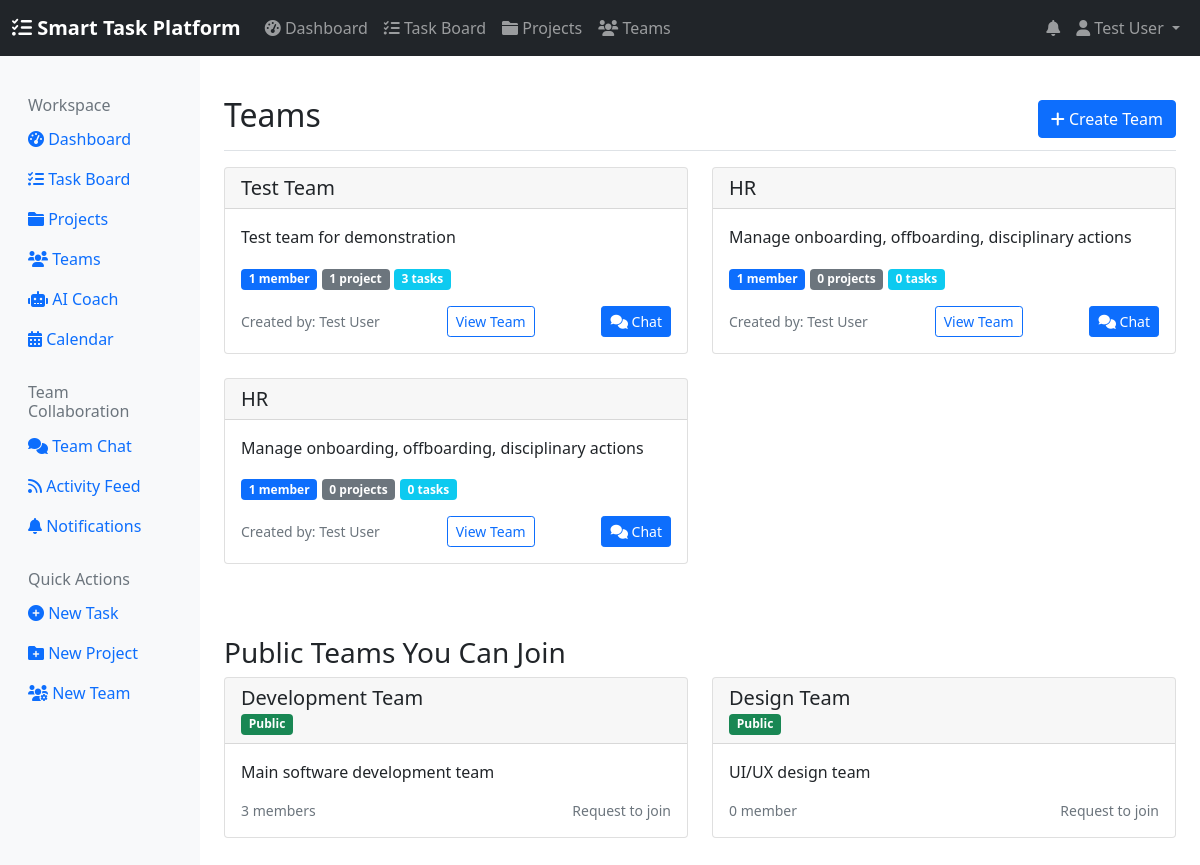
The page /users/teams/ (signed in) on the database its author committed.
### users/models.py (models this page shows, shortened)
class CustomUser(AbstractUser):
    bio = models.TextField(max_length=500, blank=True)
    phone_number = models.CharField(max_length=15, blank=True)
    job_title = models.CharField(max_length=100, blank=True)
    department = models.CharField(max_length=100, blank=True)
    timezone = TimeZoneField(default='UTC')
    country = CountryField(blank=True)
    avatar = models.ImageField(upload_to='avatars/', blank=True, null=True)
    email_notifications = models.BooleanField(default=True)
    desktop_notifications = models.BooleanField(default=True)
    daily_digest = models.BooleanField(default=True)
    workday_start = models.TimeField(default='09:00')
    workday_end = models.TimeField(default='17:00')
    working_days = models.CharField(
        max_length=13,
        default='monday,tuesday,wednesday,thursday,friday',
        help_text="Comma-separated list of working days"
    )
    ai_task_suggestions = models.BooleanField(default=True)
    ai_time_optimization = models.BooleanField(default=True)

class Team(models.Model):
    name = models.CharField(max_length=100)
    description = models.TextField(blank=True)
    created_by = models.ForeignKey(CustomUser, on_delete=models.CASCADE, related_name='created_teams')
    created_at = models.DateTimeField(auto_now_add=True)
    updated_at = models.DateTimeField(auto_now=True)
    is_public = models.BooleanField(default=False)
    allow_self_join = models.BooleanField(default=False)
    members = models.ManyToManyField(CustomUser, through='TeamMembership', related_name='teams')
    def get_member_count(self):
        return self.members.count()
    @property
    def project_count(self):
        return self.project_set.count()  # OR: return Project.objects.filter(team=self).count()
    @property
    def task_count(self):
        return Task.objects.filter(project__team=self).count()

### users/views.py (the view)
# urls.py: path('teams/', views.team_list, name='team_list'),
@login_required
def team_list(request):
    user_teams = Team.objects.filter(members=request.user)
    public_teams = Team.objects.filter(is_public=True).exclude(members=request.user)
    return render(request, 'users/team_list.html', {
        'teams': user_teams,
        'public_teams': public_teams,
    })

### templates/users/team_list.html (shortened to what this page needs)
{% extends 'base.html' %}
{% block content %}
<div class="d-flex justify-content-between flex-wrap flex-md-nowrap align-items-center pt-3 pb-2 mb-3 border-bottom">
    <h1 class="h2">Teams</h1>
    <div class="btn-toolbar mb-2 mb-md-0">
        <a href="{% url 'users:team_create' %}" class="btn btn-primary">
            <i class="fas fa-plus"></i> Create Team
        </a>
    </div>
</div>
<div class="row">
    {% for team in teams %}
    <div class="col-md-6 mb-4">
        <div class="card">
            <div class="card-header">
                <h5 class="card-title mb-0">{{ team.name }}</h5>
            </div>
            <div class="card-body">
                <p class="card-text">{{ team.description }}</p>
                <div class="mb-3">
                    <span class="badge bg-primary">{{ team.get_member_count }} member{{ team.get_member_count|pluralize }}</span>
                    <span class="badge bg-secondary">{{ team.project_count }} project{{ team.project_count|pluralize }} </span>
                    <span class="badge bg-info">{{ team.task_count }} task{{ team.task_count |pluralize }} </span>
                </div>
                <div class="d-flex justify-content-between align-items-center">
                    <small class="text-muted">
                        Created by: {{ team.created_by.get_full_name|default:team.created_by.username }}
                    </small>
                    <a href="{% url 'users:team_detail' team.id %}" class="btn btn-sm btn-outline-primary">View Team</a>
                    <a href="{% url 'team_chat:channel_list' team_id=team.id %}" class="btn btn-sm btn-primary"><i class="fas fa-comments"></i> Chat</a>
                </div>
            </div>
        </div>
    </div>
    {% endfor %}
</div>
{% if public_teams %}
<div class="row mt-5">
    <div class="col-12">
        <h3>Public Teams You Can Join</h3>
        <div class="row">
            {% for team in public_teams %}
            <div class="col-md-6 mb-4">
                <div class="card">
                    <div class="card-header">
                        <h5 class="card-title mb-0">{{ team.name }}</h5>
                        <span class="badge bg-success">Public</span>
                    </div>
                    <div class="card-body">
                        <p class="card-text">{{ team.description }}</p>
                        <div class="d-flex justify-content-between align-items-center">
                            {% if team.members.count > 2 %}
                            <small class="text-muted">{{ team.members.count }} members</small>
                            {% else %}
                            <small class="text-muted">{{ team.members.count }} member</small>
                            {% endif %}
                            {% if team.allow_self_join %}
                            <a href="#" class="btn btn-sm btn-success">Join Team</a>
                            {% else %}
                            <small class="text-muted">Request to join</small>
                            {% endif %}
                        </div>
                    </div>
                </div>
            </div>
            {% endfor %}
        </div>
    </div>
</div>
{% endif %}
{% endblock %}

### templates/base.html (shortened to what this page needs)
<!DOCTYPE html>
<html lang="en">
<head>
    <link href="https://cdn.jsdelivr.net/npm/bootstrap@5.1.3/dist/css/bootstrap.min.css" rel="stylesheet">
    <link href="https://cdnjs.cloudflare.com/ajax/libs/font-awesome/6.0.0/css/all.min.css" rel="stylesheet">
</head>
<body>
    <nav class="navbar navbar-expand-lg navbar-dark bg-dark">
        <div class="container-fluid">
            <a class="navbar-brand" href="{% url 'dashboard' %}">
                <i class="fas fa-tasks"></i> Smart Task Platform
            </a>
            <div class="collapse navbar-collapse" id="navbarNav">
                <ul class="navbar-nav me-auto">
                    <li class="nav-item">
                        <a class="nav-link" href="{% url 'dashboard' %}">
                            <i class="fas fa-tachometer-alt"></i> Dashboard
                        </a>
                    </li>
                    <li class="nav-item">
                        <a class="nav-link" href="{% url 'tasks:task_board' %}">
                            <i class="fas fa-tasks"></i> Task Board
                        </a>
                    </li>
                    <li class="nav-item">
                        <a class="nav-link" href="{% url 'tasks:project_list' %}">
                            <i class="fas fa-folder"></i> Projects
                        </a>
                    </li>
                    <li class="nav-item">
                        <a class="nav-link" href="{% url 'users:team_list' %}">
                            <i class="fas fa-users"></i> Teams
                        </a>
                    </li>
                </ul>
                <ul class="navbar-nav">
                    {% if user.is_authenticated %}
                        <li class="nav-item dropdown">
                            <a class="nav-link position-relative" href="#" id="notificationDropdown" role="button" data-bs-toggle="dropdown">
                                <i class="fas fa-bell"></i>
                            </a>
                        </li>
                        <li class="nav-item dropdown">
                            <a class="nav-link dropdown-toggle" href="#" id="navbarDropdown" role="button" data-bs-toggle="dropdown">
                                <i class="fas fa-user"></i> {{ user.get_full_name|default:user.username }}
                            </a>
                        </li>
                    {% endif %}
                </ul>
            </div>
        </div>
    </nav>
    <div class="container-fluid">
        <div class="row">
            <nav class="col-md-3 col-lg-2 d-md-block sidebar collapse">
                <div class="position-sticky pt-3">
                    <h6 class="sidebar-heading d-flex justify-content-between align-items-center px-3 mt-4 mb-1 text-muted">
                        <span>Workspace</span>
                    </h6>
                    <ul class="nav flex-column">
                        <li class="nav-item">
                            <a class="nav-link {% if request.resolver_match.url_name == 'dashboard' %}active{% endif %}" href="{% url 'dashboard' %}">
                                <i class="fas fa-tachometer-alt"></i>
                                Dashboard
                            </a>
                        </li>
                        <li class="nav-item">
                            <a class="nav-link {% if request.resolver_match.url_name == 'task_board' %}active{% endif %}" href="{% url 'tasks:task_board' %}">
                                <i class="fas fa-tasks"></i>
                                Task Board
                            </a>
                        </li>
                        <li class="nav-item">
                            <a class="nav-link {% if request.resolver_match.url_name == 'project_list' %}active{% endif %}" href="{% url 'tasks:project_list' %}">
                                <i class="fas fa-folder"></i>
                                Projects
                            </a>
                        </li>
                        <li class="nav-item">
                            <a class="nav-link {% if request.resolver_match.url_name == 'team_list' %}active{% endif %}" href="{% url 'users:team_list' %}">
                                <i class="fas fa-users"></i>
                                Teams
                            </a>
                        </li>
                        <li class="nav-item">
                            <a class="nav-link {% if request.resolver_match.url_name == 'ai_suggestions' %}active{% endif %}" href="{% url 'ai_coach:ai_suggestions' %}">
                                <i class="fas fa-robot"></i>
                                AI Coach
                            </a>
                        </li>
                        <li class="nav-item">
                            <a class="nav-link {% if 'calendar' in request.path %}active{% endif %}" href="{% url 'calendar:calendar_view' %}">
                                <i class="fas fa-calendar-alt"></i>
                                Calendar
                            </a>
                        </li>
                    </ul>
                    {% if user.is_authenticated %}
                    <h6 class="sidebar-heading d-flex justify-content-between align-items-center px-3 mt-4 mb-1 text-muted">
                        <span>Team Collaboration</span>
                    </h6>
                    <ul class="nav flex-column">
    <li class="nav-item">
        <a class="nav-link {% if 'team-chat' in request.path %}active{% endif %}"
           href="{% url 'team_chat:chat_home' %}">
            <i class="fas fa-comments"></i>
            Team Chat
        </a>
    </li>
    <li class="nav-item">
        <a class="nav-link {% if 'activity' in request.path %}active{% endif %}"
           href="{% url 'activity_feeds:user_activity_feed' %}">
            <i class="fas fa-rss"></i>
            Activity Feed
        </a>
    </li>
    <li class="nav-item">
        <a class="nav-link {% if 'notifications' in request.path %}active{% endif %}"
           href="{% url 'notifications:notification_list' %}">
            <i class="fas fa-bell"></i>
            Notifications
        </a>
    </li>
</ul>
                    <h6 class="sidebar-heading d-flex justify-content-between align-items-center px-3 mt-4 mb-1 text-muted">
                        <span>Quick Actions</span>
                    </h6>
                    <ul class="nav flex-column">
                        <li class="nav-item">
                            <a class="nav-link" href="{% url 'tasks:create_task' %}">
                                <i class="fas fa-plus-circle"></i>
                                New Task
                            </a>
                        </li>
                        <li class="nav-item">
                            <a class="nav-link" href="{% url 'tasks:create_project' %}">
                                <i class="fas fa-folder-plus"></i>
                                New Project
                            </a>
                        </li>
                        <li class="nav-item">
                            <a class="nav-link" href="{% url 'users:team_create' %}">
                                <i class="fas fa-users-cog"></i>
                                New Team
                            </a>
                        </li>
                    </ul>
                    {% endif %}
                </div>
            </nav>
            <main class="col-md-9 ms-sm-auto col-lg-10 px-md-4 py-4">
                {% block content %}
                {% endblock %}
            </main>
        </div>
    </div>
    <div id="toastContainer" class="toast-container position-fixed top-0 end-0 p-3"></div>
</body>
</html>

### templates/base.html (style rules this page uses)
.sidebar { min-height: 100vh; background-color: #f8f9fa; }
.navbar-brand { font-weight: bold; }

### rows shown on the page
CustomUser: get_full_name "Test User"
Team: name "Test Team", description "Test team for demonstration", get_member_count "1", project_count "1", task_count "3", created_by.get_full_name "Test User"
Team: name "HR", description "Manage onboarding, offboarding, disciplinary actions", get_member_count "1", project_count "0", task_count "0", created_by.get_full_name "Test User"
Team: name "HR", description "Manage onboarding, offboarding, disciplinary actions", get_member_count "1", project_count "0", task_count "0", created_by.get_full_name "Test User"
Team: name "Development Team", description "Main software development team", members.count "3", allow_self_join "Request to join"
Team: name "Design Team", description "UI/UX design team", members.count "0", allow_self_join "Request to join"
